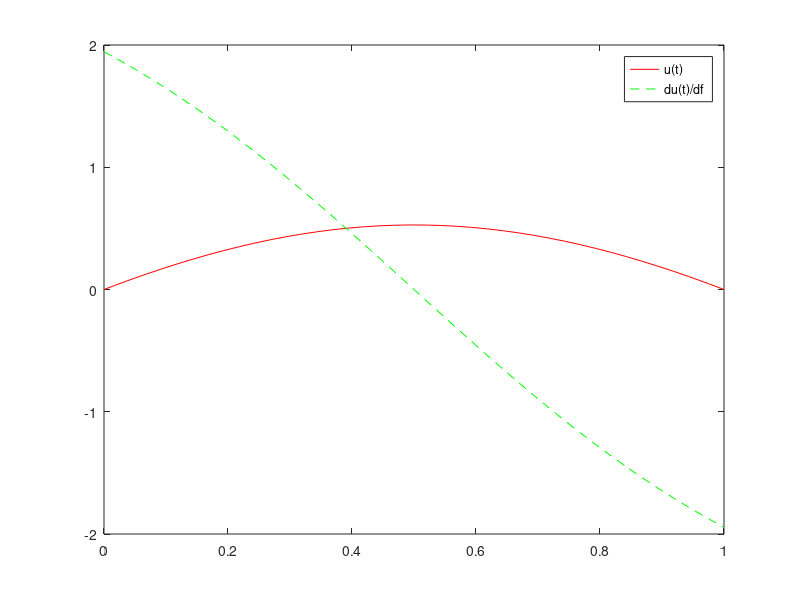

This figure's MATLAB source:
function EqAdj3()
    % Ascher U. M., Petzold L. R., 1997, 
    % Computer Methods for Ordinary Differential Equations
    % and Differential-Algebraic Equations.} 
    % SIAM, Philadelphia.
    % p.165
    [n,m,t0,tf,y0,yf,c,N,eps,maxIter]=datas();
    [t,X]=nonLShM(n,m,t0,tf,y0,yf,c,N,eps,maxIter);
    [N,cols]=size(X);   
    disp('Initial values:')
    disp(X(1,:))
    disp('Final values:')
    disp(X(N,:))
    clf
    plot(t,X(:,1),'r',t,X(:,2),'g--')
    legend('u(t)','du(t)/df')
end

function [n,m,t0,tf,y0,yf,c,N,eps,maxIter]=datas()
    n=2;
    m=1;
    t0=0;
    tf=1;
    y0=0;
    yf=0;
    % A tolerance
    eps=1.0e-6;
    % Maximum number of iterations
    maxIter=50;
    % Initial approximation
    c=0; 
    % Number of nodes on [t0,tf]
    N=21;
end

function y=f(t,x)
    % Differential system of the BVP
    % x'(t)=f(t,x(t))
    y=zeros(2,1);
    y(1)=x(2);
    y(2)=-exp(x(1)+1);
end

function [t,X]=nonLShM(n,m,t0,tf,y0,yf,c,N,eps,maxIter)
    x0=zeros(4,1);
    x0(1)=y0;
    x0(4)=1;
    iter=0;
    sw=true;
    while sw 
        iter=iter+1;
        x0(2)=c;
        [t,Z]=ode45(@g,[t0,tf],x0);
        [N,cols]=size(Z);
        dc=(yf-Z(N,1))/Z(N,3);
        nrm=norm(dc,'inf');
        c=c+dc;
        fprintf('iter: %d c: %f\n',iter,c)
        if nrm<eps || iter>=maxIter 
            sw=false;
        end
        if nrm<eps 
            ind=0;
        else
            ind=1;
        end
    end
    x0=[y0;c];
    [t,X]=ode45(@f,[t0,tf],x0);
end

function y=g(t,x)
    y=zeros(4,1);
    y(1)=x(2);
    y(2)=-exp(x(1)+1);
    y(3)=x(4);
    y(4)=-exp(x(1)+1)*x(3);
end

